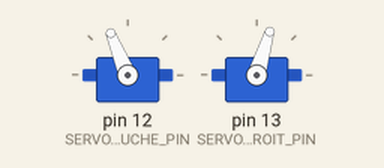
A sketch run on a simulated Arduino Uno, built with avr-gcc and run on an emulated ATmega328P. Shown: 2 × servo.

Above: at 0.1 s.
At 1.1 s:
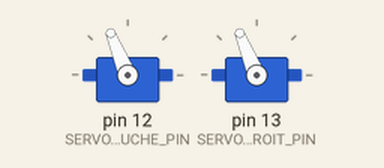
At 2.1 s:
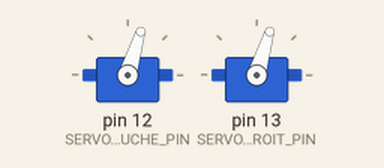
At 3.1 s:
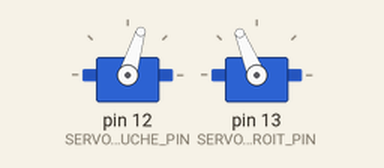
Timing chart, 0 to 4.6 s (numbered marks = the images above):
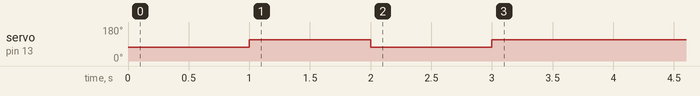

The sketch:

deplacement_base1.ino
```cpp
#include <Servo.h>

#define SERVO_GAUCHE_PIN 12
#define SERVO_DROIT_PIN 13
#define T1 1300
#define T2 1500
#define T3 1700


Servo Servo_droit;
Servo Servo_gauche;

void setup() {


  pinMode (5, INPUT);
  pinMode (7, INPUT);

  Servo_droit.attach(SERVO_GAUCHE_PIN);
  Servo_gauche.attach(SERVO_DROIT_PIN);

  avancerRobot(1000);
  surPlaceDroite(1000);
  surPlaceGauche(1000);
  reculerRobot(1000);

  stopRobot();
}

void loop() {


}


void surPlaceDroite(int duree_deplacement){
  Servo_gauche.writeMicroseconds (T3);
  Servo_droit.writeMicroseconds (T3);
  if(duree_deplacement >= 0){
    delay(duree_deplacement);
  }
}

void surPlaceGauche(int duree_deplacement){
  Servo_droit.writeMicroseconds (T1);
  Servo_gauche.writeMicroseconds (T1);
  if(duree_deplacement >= 0){
    delay(duree_deplacement);
  }
}


void avancerRobot(int duree_deplacement){
  Servo_droit.writeMicroseconds (T3);
  Servo_gauche.writeMicroseconds (T1);
  if(duree_deplacement >= 0){
    delay(duree_deplacement);
  }
}

void reculerRobot(int duree_deplacement){
  Servo_droit.writeMicroseconds (T1);
  Servo_gauche.writeMicroseconds (T3);
  if(duree_deplacement >= 0){
    delay(duree_deplacement);
  }
}


void stopRobot(){
  Servo_droit.detach();
  Servo_gauche.detach();
}
```
